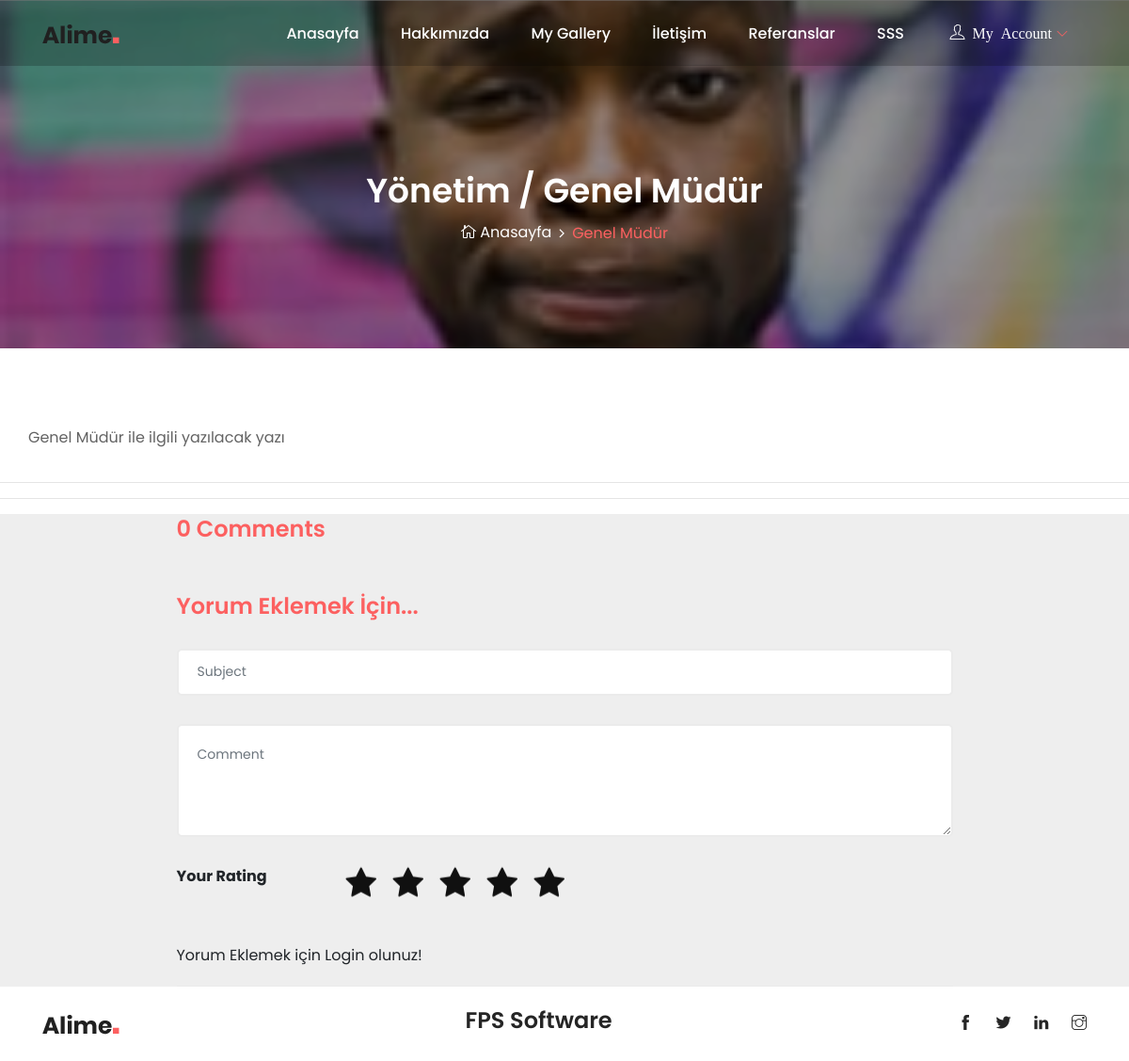
The app's page /content/2/genel-mudur/ with its own data.
### content/models.py (models this page shows, shortened)
class Content(models.Model):
    menu = models.OneToOneField(Menu, null=True, blank=True, on_delete=models.CASCADE)
    user = models.ForeignKey(User, on_delete=models.SET_NULL, null=True)
    type = models.CharField(max_length=10, choices=TYPE)
    title = models.CharField(max_length=150)
    keywords = models.CharField(max_length=255, blank=True)
    description = models.CharField(max_length=255)
    image = models.ImageField(blank=True, upload_to='images/')
    status = models.CharField(max_length=10, choices=STATUS)
    slug = models.SlugField(null=False, unique=True)
    detail = RichTextUploadingField()
    create_at = models.DateTimeField(auto_now_add=True)
    update_at = models.DateTimeField(auto_now=True)
    def image_tag(self):
        return mark_safe('<img src="{}" height="50"/>'.format(self.image.url))
    image_tag.short_description = 'Image'

class Menu(MPTTModel):
    parent = TreeForeignKey ('self', blank=True, null=True, related_name = 'children',on_delete = models.CASCADE )
    title = models.CharField(max_length=100, unique=True)
    link = models.CharField(max_length=100, blank=True)
    status = models.CharField(max_length=10, choices=STATUS)
    create_at = models.DateTimeField(auto_now_add=True)
    update_at = models.DateTimeField(auto_now=True)
    class MPTTMeta:
        order_insertion_by = ['title']
    def __str__(self):
        full_path = [self.title]
        k = self.parent
        while k is not None:
            full_path.append(k.title)
            k = k.parent
        return ' / '.join(full_path[::-1])

### home/models.py (models this page shows, shortened)
class Setting(models.Model) :
    STATUS = (  # seçim yapılması için
        ('True', 'Evet'),
        ('False','Hayır'),
    )
    title = models.CharField(max_length=150)
    keywords = models.CharField(max_length=255)
    description = models.CharField(max_length=255)
    company = models.CharField(max_length=50)
    address = models.CharField(blank=True,max_length=150)
    phone = models.CharField(blank=True,max_length=15)
    fax = models.CharField(blank=True,max_length=15)
    email = models.CharField(blank=True,max_length=50)
    smtpserver = models.CharField(blank=True,max_length=20)
    smtpemail = models.CharField(blank=True,max_length=20)
    smtppassword = models.CharField(blank=True,max_length=10)
    smtpport = models.CharField(blank=True,max_length=5)
    icon = models.ImageField(blank=True,upload_to='images/') # imageler nereye yüklensin ?
    facebook = models.CharField(max_length=50)
    instagram = models.CharField(max_length=50)
    twitter = models.CharField(max_length=50)
    linkedin = models.CharField(max_length=50)
    aboutus = RichTextUploadingField() # bunu yazmak için ckeditor yükledik ve import ettik.
    contact = RichTextUploadingField()
    references = RichTextUploadingField()
    status = models.CharField(max_length=10,choices=STATUS)
    create_at = models.DateTimeField(auto_now_add=True) # zamanları alıp ne zaman oluşturulduğunu biliyoruz.
    update_at = models.DateTimeField(auto_now=True)

### home/views.py (the view)
# urls.py: path('content/<int:id>/<slug:slug>/',views.content_detail,name='content_detail'),
def content_detail(request,id,slug):
    setting = Setting.objects.get(pk=1)
    category = Categories.objects.all()
    menu = Menu.objects.all()
    try:
        content = Content.objects.get(pk=id)
        images = CImages.objects.filter(content_id=id)
        comments = CommentContent.objects.filter(content_id=id)
        context = {'category': category,
                   'menu': menu,
                   'content': content,
                   'images': images,
                   'comments':comments,
                   'setting':setting,
                   }
        return render(request, 'content_detail.html', context)
    except:
        messages.warning(request,"Hata ! İlgili içerik bulunamadı...")
        link='/error'
        return HttpResponseRedirect(link)

### home/templates/content_detail.html (shortened to what this page needs)
{%extends "homebase.html" %}
{%load static%}
{%block content%}
<section class="breadcrumb-area bg-img bg-overlay jarallax mb-150" style="background-image:url('{{content.image.url}}')">
    <div class="container h-100">
        <div class="row h-100 align-items-center ">
            <div class="col-12">
                <div class="breadcrumb-content text-center">
                    <h2 class="page-title">{{content.menu}}</h2>
                    <nav aria-label="breadcrumb">
                        <ol class="breadcrumb justify-content-center">
                            <li class="breadcrumb-item"><a href="/"><i class="icon_house_alt"></i> Anasayfa</a></li>
                            <li class="breadcrumb-item active" aria-current="page">{{content.title}}</li>
                        </ol>
                    </nav>
                </div>
            </div>
        </div>
    </div>
</section>
<div class="about-us-area section-padding-80-0 clearfix">
    <div class="container">
        <div class="row align-items-center">
            {{ content.detail | safe}}
        </div>
    </div>
</div>
<hr>
<hr>
<div class="comment-area" style="background-color:#eeeeee;" >
    <div class="container">
        <div class="row justify-content-center">
            <div class="col-lg-9">
                <div class="comment_area clearfix">
                    <h4 class="mb-10" style="color:#fc6060;">{{comments.count}} Comments</h4>
                    <div class="alime-contact-form mt-50">
                        <h4 class="mb-30" style="color:#fc6060;">Yorum Eklemek İçin...</h4>
                        <link href="https://maxcdn.bootstrapcdn.com/font-awesome/4.7.0/css/font-awesome.min.css" rel="stylesheet">
                        <form action="/human/addcomment/{{product.id}}" method="POST">
                            <div class="row">
                                <div class="col-12">
                                    <input type="text" name="subject" id="id_subject" class="form-control mb-30" placeholder="Subject">
                                </div>
                                <div class="col-12">
                                    <textarea name="comment" id="id_comment" class="form-control mb-30" placeholder="Comment"></textarea>
                                </div>
                                <div class="col-12">
                                    <div>
                                        <strong>Your Rating</strong>
                                        <div class="rating">
                                            <input type="radio" id="star5" name="rate" value="5"/><label for="star5"></label>
                                            <input type="radio" id="star4" name="rate" value="4"/><label for="star4"></label>
                                            <input type="radio" id="star3" name="rate" value="3"/><label for="star3"></label>
                                            <input type="radio" id="star2" name="rate" value="2"/><label for="star2"></label>
                                            <input type="radio" id="star1" name="rate" value="1"/><label for="star1"></label>
                                        </div>
                                    </div>
                                </div>
                                <div class="col-12">
                                    {% if user.id is not None %}
                                    <button class="btn alime-btn btn-2" style="margin-top:-12%;" >Send Comment</button>
                                    {% else %}
                                    Yorum Eklemek için Login olunuz!
                                    {% endif %}
                                </div>
                            </div>
                        </form>
                    </div>
                </div>
            </div>
        </div>
    </div>
</div>
    {%endblock%}

### home/templates/footer.html (shortened to what this page needs)
{%load static%}
<footer class="footer-area">
    <div class="container">
        <div class="row">
            <div class="col-12">
                <div class="footer-content d-flex align-items-center justify-content-between">
                    <div class="footer-logo">
                        <a href="#"><img src="{% static 'img/core-img/logo2.png' %}" alt=""></a>
                    </div>
                    <h4> {{setting.company}}   </h4>
                    <div class="social-info">
                        <a href="https://facebook.com/{{setting.facebook}}"><i class="ti-facebook" aria-hidden="true"></i></a>
                        <a href="https://twitter.com/{{setting.twitter}}}"><i class="ti-twitter-alt" aria-hidden="true"></i></a>
                        <a href="https://linkedin.com/{{setting.linkedin}}"><i class="ti-linkedin" aria-hidden="true"></i></a>
                        <a href="https://instagram.com/{{setting.instagram}}"><i class="ti-instagram" aria-hidden="true"></i></a>
                    </div>
                </div>
            </div>
        </div>
    </div>
</footer>
<link rel="stylesheet" href="https://ajax.googleapis.com/ajax/libs/jqueryui/1.11.4/themes/smoothness/jquery-ui.css">

### home/static/style.css (style rules this page uses)
* { margin: 0; padding: 0; }
body { font-family: "Poppins", sans-serif; font-weight: 400; font-size: 16px; position: relative; z-index: auto; }
h1, h2, h3, h4, h5, h6 { font-family: "Poppins", sans-serif; color: #252525; line-height: 1.3; font-weight: 600; }
a, a:active, a:focus, a:hover { color: #252525; text-decoration: none; -webkit-transition-duration: 500ms; -o-transition-duration: 500ms; transition-duration: 500ms; outline: none; font-weight: 500; }
li { list-style: none; }
p { line-height: 1.9; color: #636363; font-size: 16px; font-weight: 400; }
img { width: 100%; height: auto; }
.bg-overlay { position: relative; z-index: 1; }
.bg-overlay::after { position: absolute; content: ""; height: 100%; width: 100%; top: 0; left: 0; z-index: -1; background-color: rgba(0, 0, 0, 0.4); }
.bg-img { background-position: center center !important; background-size: cover !important; background-repeat: no-repeat !important; }
.jarallax { position: relative; z-index: 0; }
.mt-50 { margin-top: 50px; }
.mb-10 { margin-bottom: 10px; }
.mb-30 { margin-bottom: 30px; }
.section-padding-80-0 { padding-top: 80px; padding-bottom: 0; }
.footer-content { padding: 20px 0; }
.footer-content .social-info a { color: #252525; font-size: 16px; margin-right: 20px; }
.footer-content .social-info a:last-child { margin-right: 0; }
.breadcrumb-area { position: relative; z-index: 1; height: 370px; background-color:#ffffff; }
.breadcrumb-area .page-title { color: #ffffff; font-size: 36px; }
.breadcrumb-content { position: relative; z-index: 1; margin-top: 70px; }
.breadcrumb-content .breadcrumb { padding: 0; background-color: transparent; margin-bottom: 0; }
.breadcrumb-content .breadcrumb .breadcrumb-item { color: #fc6060; font-weight: 400; font-size: 16px; }
.breadcrumb-content .breadcrumb .breadcrumb-item a { font-size: 16px; color: #ffffff; font-weight: 400; }
.breadcrumb-content .breadcrumb .breadcrumb-item + .breadcrumb-item::before { content: '\f105'; color: #ffffff; font-family: "FontAwesome"; }
.comment_area { position: relative; z-index: 1; padding-bottom: 20px; border-bottom: 1px solid #ebebeb; }
.alime-contact-form .form-control { -webkit-transition-duration: 500ms; -o-transition-duration: 500ms; transition-duration: 500ms; width: 100%; height: 50px; padding: 0 20px; border-radius: 5px; color: #afb4bf; font-size: 14px; border: 2px solid #ebebeb; }
.alime-contact-form textarea.form-control { height: 120px; padding: 20px; }

### home/static/css/default-assets/classy-nav.css (style rules this page uses)
.justify-content-between { -webkit-box-pack: justify; -ms-flex-pack: justify; justify-content: space-between; }
.justify-content-center { -webkit-box-pack: center; -ms-flex-pack: center; justify-content: center; }

### home/templates/content_detail.html (style rules this page uses)
.rating { position: relative; top:50%; left:50%; transform:translate(-100%,-50%) rotateY(180deg); display:flex; }
.rating label { display:block; cursor:pointer; width:50px; }
.rating label:before { content: '\f005'; font-family:fontAwesome; position:relative; display:block; font-size:35px; color: #101010; }
.rating label:after { content: '\f005'; font-family:fontAwesome; position:absolute; display:block; font-size:35px; color: #ff0000; opacity:0; top:0; transition:.5s; text-shadow: 0 2px 5px rgba(0,0,0,.5); }

### records on screen
Content: menu "Yönetim / Genel Müdür", title "Genel Müdür", detail "Genel Müdür ile ilgili yazılacak yazı"
Setting: company "FPS Software"

### other values on screen
{{ comments.count }} "0"
